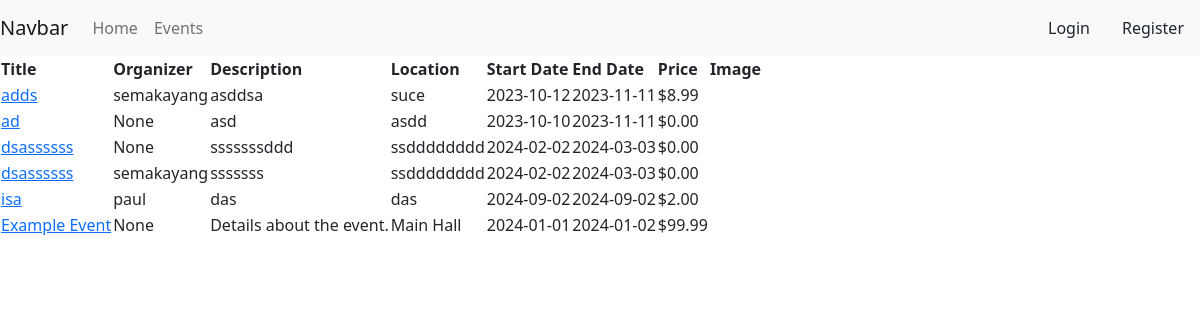
The app's page /events/, older data.
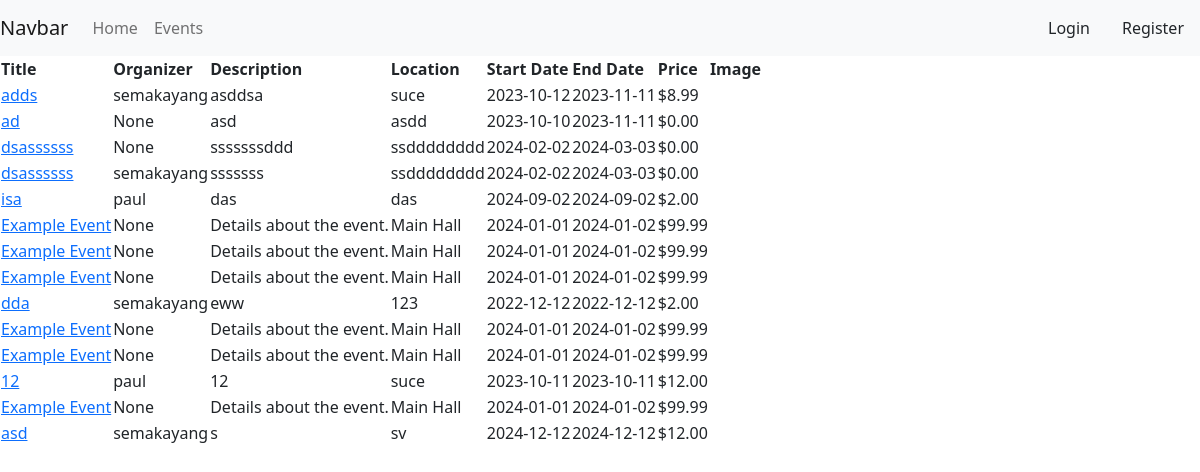
The same page, newer data.
### GoTicketsApp/models.py (models this page shows)
class Event(models.Model):
    title = models.CharField(max_length=80)
    organizer = models.ForeignKey(User, null=True, blank = True, on_delete=models.CASCADE, related_name= 'organizer' )
    description = models.TextField()
    location = models.CharField(max_length=30)
    start_date = models.DateField()
    end_date = models.DateField()
    image = models.ImageField(upload_to='images/')
    price = models.DecimalField(max_digits=6, decimal_places=2)

### GoTicketsApp/views.py (the view)
# urls.py: path('events/', views.events, name='events'),
def events(request):
    events = Event.objects.all()
    context = {
        'events': events
    }
    return render(request, 'GoTickets/events.html', context)

### GoTicketsApp/templates/GoTickets/events.html
{% extends 'GoTickets/base/base.html' %}
{% load static %}
{% block content %}
<div class="event-table-container">
    <table class="event-table">
        <thead>
            <tr>
                <th>Title</th>
                <th>Organizer</th>
                <th>Description</th>
                <th>Location</th>
                <th>Start Date</th>
                <th>End Date</th>
                <th>Price</th>
                <th>Image</th>
            </tr>
        </thead>
        <tbody>
            {% for event in events %}
            <tr>
                <td><a href="/events/{{ event.id }}">{{ event.title }}</a></td>
                <td>{{ event.organizer }}</td>
                <td>{{ event.description }}</td>
                <td>{{ event.location }}</td>
                <td>{{ event.start_date | date:"Y-m-d" }}</td>
                <td>{{ event.end_date | date:"Y-m-d" }}</td>
                <td>${{ event.price | floatformat:2 }}</td>
            </tr>
            {% endfor %}
        </tbody>
    </table>
</div>
{% endblock %}

Row changes from the older to the newer data that the page shows:
added Event: title "Example Event", organizer "None", description "Details about the event.", location "Main Hall", start_date "2024-01-01", end_date "2024-01-02", price "99.99"
added Event: title "Example Event", organizer "None", description "Details about the event.", location "Main Hall", start_date "2024-01-01", end_date "2024-01-02", price "99.99"
added Event: title "dda", organizer "semakayang", description "eww", location "123", start_date "2022-12-12", end_date "2022-12-12", price "2.00"
added Event: title "Example Event", organizer "None", description "Details about the event.", location "Main Hall", start_date "2024-01-01", end_date "2024-01-02", price "99.99"
added Event: title "Example Event", organizer "None", description "Details about the event.", location "Main Hall", start_date "2024-01-01", end_date "2024-01-02", price "99.99"
added Event: title "12", organizer "paul", description "12", location "suce", start_date "2023-10-11", end_date "2023-10-11", price "12.00"
added Event: title "Example Event", organizer "None", description "Details about the event.", location "Main Hall", start_date "2024-01-01", end_date "2024-01-02", price "99.99"
added Event: title "asd", organizer "semakayang", description "s", location "sv", start_date "2024-12-12", end_date "2024-12-12", price "12.00"
